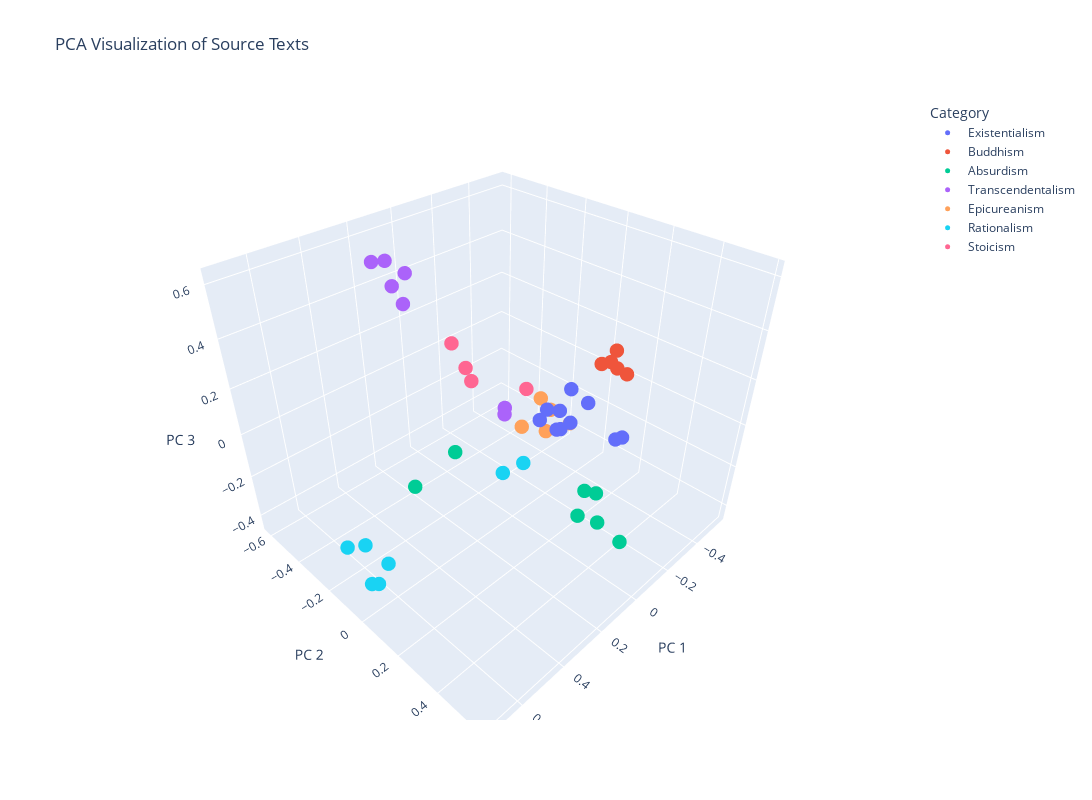

Here is the notebook cell this chart was saved with:
### Code cell
def plot_pca_3d(data, filename_to_category, title="PCA 3D Plot"):
    """
    Conducts PCA on a list of tensor vectors and plots the result in a 3D interactive chart.
    
    Args:
        data (dict): A dictionary with 'filename: tensor' pairs.
        filename_to_category (dict): A dictionary mapping filenames to categories (labels).
        title (str): The title of the plot.
    """
    # Aggregate tensors and metadata
    filenames = []
    categories = []
    tensors = []
    
    for filename, tensor in data.items():
        filenames.append(filename)
        categories.append(filename_to_category[filename])
        tensors.append(tensor.numpy())  # Convert to NumPy array for PCA

    # Stack tensors into a matrix for PCA
    tensor_matrix = np.stack(tensors)  # Shape: [num_files, 384]

    # Perform PCA to reduce dimensions to 3
    pca = PCA(n_components=3)
    pca_result = pca.fit_transform(tensor_matrix)  # Shape: [num_files, 3]

    # Create a DataFrame for plotting
    import pandas as pd
    plot_data = pd.DataFrame({
        'PC1': pca_result[:, 0],
        'PC2': pca_result[:, 1],
        'PC3': pca_result[:, 2],
        'Filename': filenames,
        'Category': categories
    })

    # Plot using Plotly for interactivity
    fig = px.scatter_3d(
        plot_data,
        x='PC1',
        y='PC2',
        z='PC3',
        color='Category',  # Color by category
        hover_name='Filename',  # Show filename on hover
        title=title
    )
    
    fig.update_traces(marker=dict(size=5))  # Adjust marker size
    fig.update_layout(
        scene=dict(
            xaxis_title='PC 1',
            yaxis_title='PC 2',
            zaxis_title='PC 3'
        ),
        width=1200,  # Set plot width
        height=800   # Set plot height
    )

    fig.show()


plot_pca_3d(data, filename_to_category, title="PCA Visualization of Source Texts")

### Figure 1 — Plotly figure (JSON) as saved in the notebook; plotly's stock layout.template omitted (floating-point values rounded to 4 significant figures)
{"data": [{"hovertemplate": "<b>%{hovertext}</b><br><br>Category=Existentialism<br>PC1=%{x}<br>PC2=%{y}<br>PC3=%{z}<extra></extra>", "hovertext": ["gpt_beauvoir.txt", "gpt_kierkegaard.txt", "gpt_nietzsche.txt", "philthis_beauvoir.txt", "philthis_kierkegaard.txt", "philthis_nietzsche.txt", "beauvoir_ethicsambiguity.txt", "kierkegaard_presentage.txt", "nietzsche_tsz.txt", "existentialism_wikipedia.txt"], "legendgroup": "Existentialism", "marker": {"color": "#636efa", "size": 5, "symbol": "circle"}, "mode": "markers", "name": "Existentialism", "scene": "scene", "showlegend": true, "type": "scatter3d", "x": [0.002187, -0.03132, 0.01677, 0.03179, -0.06728, -0.08821, -0.02851, -0.00759, -0.2891, -0.115], "y": [0.3328, 0.4569, 0.2348, 0.2306, 0.2045, 0.1944, 0.1325, 0.118, -0.02015, 0.3763], "z": [0.2524, 0.1589, 0.1016, 0.1051, 0.2137, 0.05342, 0.1105, 0.06767, -0.1018, 0.06163]}, {"hovertemplate": "<b>%{hovertext}</b><br><br>Category=Buddhism<br>PC1=%{x}<br>PC2=%{y}<br>PC3=%{z}<extra></extra>", "hovertext": ["gpt_buddhism.txt", "philthis_buddhism.txt", "buddha_stanford_pe.txt", "essence_of_buddha.txt", "buddhism_wikipedia.txt"], "legendgroup": "Buddhism", "marker": {"color": "#EF553B", "size": 5, "symbol": "circle"}, "mode": "markers", "name": "Buddhism", "scene": "scene", "showlegend": true, "type": "scatter3d", "x": [-0.3209, -0.2397, -0.242, -0.5542, -0.2538], "y": [0.2018, 0.1985, 0.2657, 0.1037, 0.2281], "z": [0.2611, 0.2383, 0.2481, 0.009864, 0.2531]}, {"hovertemplate": "<b>%{hovertext}</b><br><br>Category=Absurdism<br>PC1=%{x}<br>PC2=%{y}<br>PC3=%{z}<extra></extra>", "hovertext": ["gpt_camus.txt", "gpt_kafka.txt", "philthis_camus.txt", "camus_sisyphus.txt", "camus_thestranger.txt", "kafka_thetrial.txt", "absurdism_wikipedia.txt"], "legendgroup": "Absurdism", "marker": {"color": "#00cc96", "size": 5, "symbol": "circle"}, "mode": "markers", "name": "Absurdism", "scene": "scene", "showlegend": true, "type": "scatter3d", "x": [0.03463, 0.1473, 0.09106, -0.03168, 0.09629, 0.3181, 0.1022], "y": [0.3732, 0.5177, 0.3945, 0.3762, -0.2318, -0.2195, 0.5831], "z": [-0.08444, -0.06122, -0.1505, -0.1358, -0.2176, -0.2565, -0.1355]}, {"hovertemplate": "<b>%{hovertext}</b><br><br>Category=Transcendentalism<br>PC1=%{x}<br>PC2=%{y}<br>PC3=%{z}<extra></extra>", "hovertext": ["gpt_emerson.txt", "gpt_thoreau.txt", "philthis_emerson.txt", "philthis_thoreau.txt", "emerson_selfreliance.txt", "thoreau_walden.txt", "transcendentalism_wikipedia.txt"], "legendgroup": "Transcendentalism", "marker": {"color": "#ab63fa", "size": 5, "symbol": "circle"}, "mode": "markers", "name": "Transcendentalism", "scene": "scene", "showlegend": true, "type": "scatter3d", "x": [0.3071, 0.2116, 0.2889, 0.2532, -0.06323, -0.05477, 0.1606], "y": [-0.3746, -0.4305, -0.2438, -0.3456, -0.113, -0.1038, -0.3888], "z": [0.6224, 0.5791, 0.5085, 0.5259, -0.05179, -0.01239, 0.5297]}, {"hovertemplate": "<b>%{hovertext}</b><br><br>Category=Epicureanism<br>PC1=%{x}<br>PC2=%{y}<br>PC3=%{z}<extra></extra>", "hovertext": ["gpt_epicureanism.txt", "philthis_epicurus.txt", "epicurus_fragments.txt", "epicurus_lettermenoeceus.txt", "epicureanism_wikipedia.txt"], "legendgroup": "Epicureanism", "marker": {"color": "#FFA15A", "size": 5, "symbol": "circle"}, "mode": "markers", "name": "Epicureanism", "scene": "scene", "showlegend": true, "type": "scatter3d", "x": [-0.5409, -0.3764, -0.436, -0.3455, -0.495], "y": [-0.2788, -0.3074, -0.2516, -0.008593, -0.2632], "z": [-0.3517, -0.378, -0.2236, -0.1877, -0.4428]}, {"hovertemplate": "<b>%{hovertext}</b><br><br>Category=Rationalism<br>PC1=%{x}<br>PC2=%{y}<br>PC3=%{z}<extra></extra>", "hovertext": ["gpt_leibniz.txt", "gpt_spinoza.txt", "philthis_leibniz.txt", "philthis_spinoza.txt", "leibniz_theodicity.txt", "spinoza_ethics.txt", "rationalism_wikipedia.txt"], "legendgroup": "Rationalism", "marker": {"color": "#19d3f3", "size": 5, "symbol": "circle"}, "mode": "markers", "name": "Rationalism", "scene": "scene", "showlegend": true, "type": "scatter3d", "x": [0.6916, 0.6117, 0.7199, 0.6487, 0.08179, 0.01403, 0.6213], "y": [-0.01557, -0.1549, 0.07348, -0.2188, 0.02127, 0.06328, -0.005688], "z": [-0.3474, -0.3157, -0.2536, -0.3468, -0.1845, -0.1507, -0.2916]}, {"hovertemplate": "<b>%{hovertext}</b><br><br>Category=Stoicism<br>PC1=%{x}<br>PC2=%{y}<br>PC3=%{z}<extra></extra>", "hovertext": ["gpt_stoicism.txt", "philthis_stoicism.txt", "aurelius_meditations.txt", "stoicism_wikipedia.txt"], "legendgroup": "Stoicism", "marker": {"color": "#FF6692", "size": 5, "symbol": "circle"}, "mode": "markers", "name": "Stoicism", "scene": "scene", "showlegend": true, "type": "scatter3d", "x": [-0.2401, -0.211, -0.1832, -0.2355], "y": [-0.6144, -0.4942, -0.1104, -0.4862], "z": [-0.01088, -0.07245, 0.01196, -0.148]}], "layout": {"height": 800, "legend": {"title": {"text": "Category"}, "tracegroupgap": 0}, "scene": {"domain": {"x": [0, 1], "y": [0, 1]}, "xaxis": {"title": {"text": "PC 1"}}, "yaxis": {"title": {"text": "PC 2"}}, "zaxis": {"title": {"text": "PC 3"}}}, "title": {"text": "PCA Visualization of Source Texts"}, "width": 1200}}
